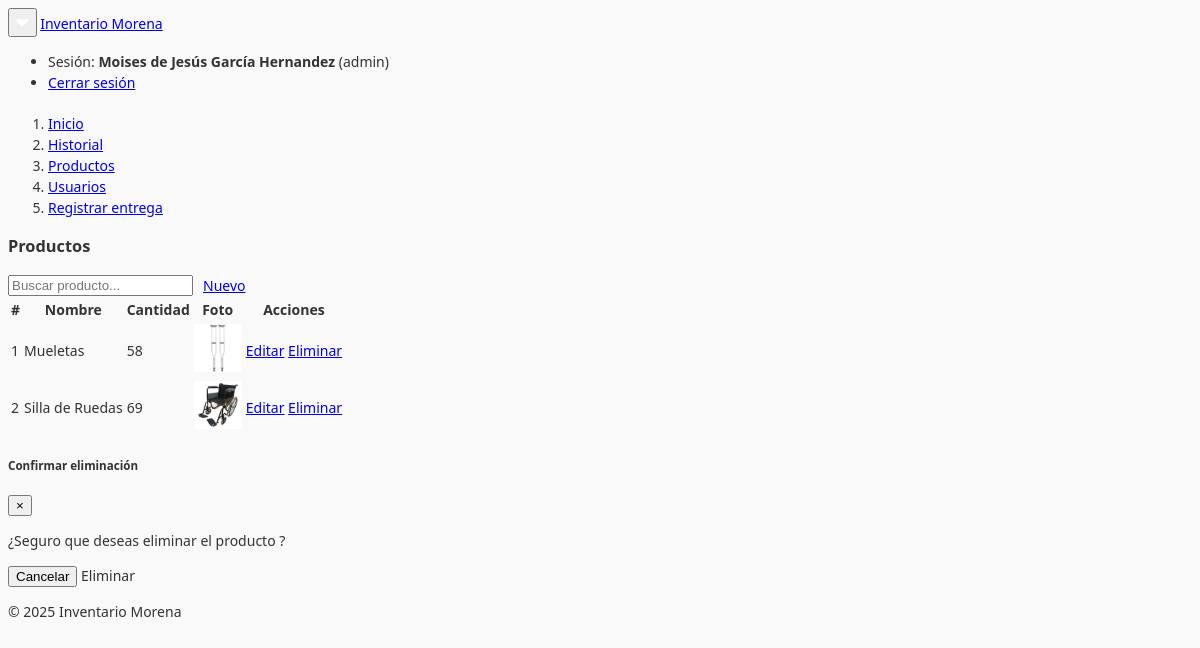
The page /productos.php (signed in) on the database as committed earlier.
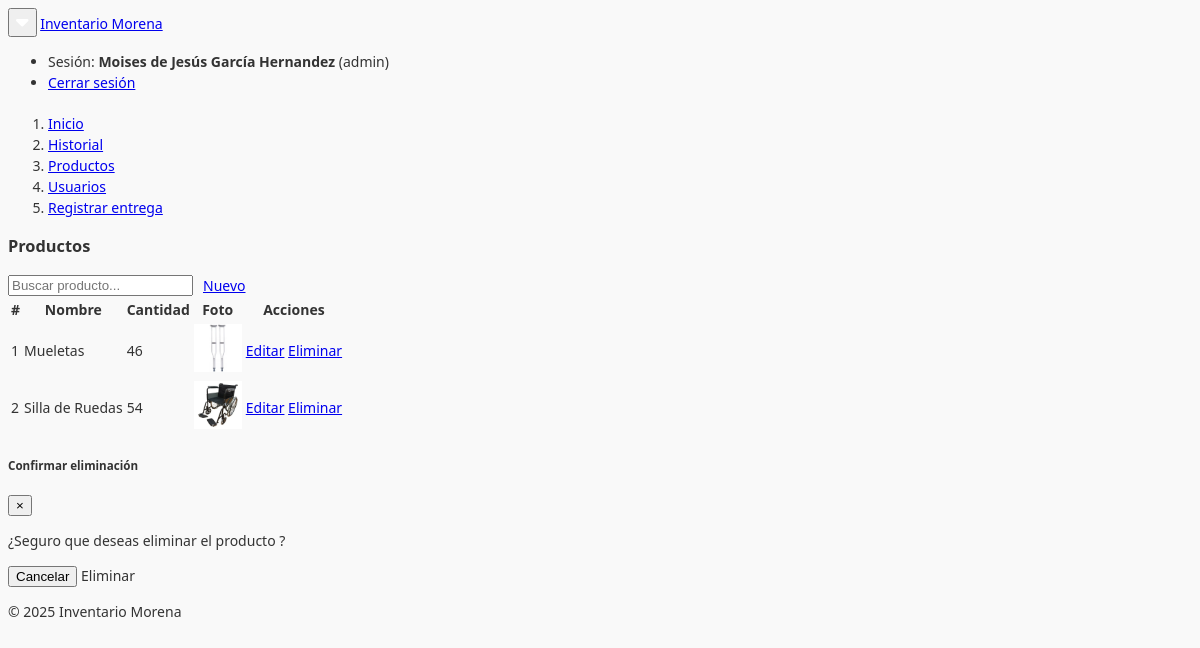
The same page on the database as committed later.
### tables this page shows
CREATE TABLE `productos` (
  `id` int(11) NOT NULL,
  `nombre` varchar(100) NOT NULL,
  `descripcion` text DEFAULT NULL,
  `cantidad` int(11) NOT NULL DEFAULT 0,
  `foto` varchar(255) DEFAULT NULL,
  `created_at` date NOT NULL DEFAULT current_timestamp()
);

### productos.php (the view, shortened to what this page needs)
<?php
require_once __DIR__ . '/conexion.php';
$action = $_GET['action'] ?? 'list';
$id = isset($_GET['id']) ? (int)$_GET['id'] : 0;
include __DIR__ . '/header.php';
if($action==='create' || ($action==='edit' && $id)){
  $row = ['nombre'=>'','descripcion'=>'','cantidad'=>0,'foto'=>null];
  if($action==='edit'){
    $stmt=$mysqli->prepare("SELECT * FROM productos WHERE id=?");
    $stmt->bind_param("i",$id);
    $stmt->execute();
    $res=$stmt->get_result();
    $row=$res->fetch_assoc();
    $stmt->close();
    if(!$row){
      $row = ['nombre'=>'','descripcion'=>'','cantidad'=>0,'foto'=>null];
    }
  }
  ?>
  <div class="panel panel-default">
    <div class="panel-heading">
      <h3 class="panel-title"><?= $action==='create'?'Nuevo producto':'Editar producto' ?></h3>
    </div>
    <div class="panel-body">
      <form method="POST" enctype="multipart/form-data">
        <div class="row">
          <div class="form-group col-xs-12 col-sm-6">
            <label>Nombre</label>
            <input name="nombre" class="form-control" value="<?= htmlspecialchars($row['nombre']) ?>" required>
          </div>
          <div class="form-group col-xs-12 col-sm-6">
            <label>Cantidad</label>
            <input type="number" name="cantidad" class="form-control" value="<?= (int)$row['cantidad'] ?>" required>
          </div>
          <div class="form-group col-xs-12">
            <label>Descripción</label>
            <textarea name="descripcion" class="form-control"><?= htmlspecialchars($row['descripcion']) ?></textarea>
          </div>
          <div class="form-group col-xs-12">
            <label>Foto</label>
            <input type="file" name="foto" class="form-control">
            <?php if(!empty($row['foto'])): ?>
              <p><img src="<?= htmlspecialchars($row['foto']) ?>" style="max-height:120px;max-width:100%;"></p>
            <?php endif; ?>
          </div>
        </div>
        <button class="btn btn-primary" type="submit">Guardar</button>
        <a class="btn btn-default" href="productos.php">Cancelar</a>
      </form>
    </div>
  </div>
  <?php
} else {
  $res = $mysqli->query("SELECT * FROM productos ORDER BY id DESC");
  $contador = 1;
  ?>
  <div class="panel panel-default">
    <div class="panel-heading">
      <div class="row" style="align-items:center;">
        <div class="col-xs-12 col-sm-6">
          <h3 class="panel-title">Productos</h3>
        </div>
        <div class="col-xs-12 col-sm-6" style="margin-top:10px;display:flex;gap:10px;">
          <input type="text" id="buscador" class="form-control" placeholder="Buscar producto...">
          <a class="btn btn-primary" href="productos.php?action=create">Nuevo</a>
        </div>
      </div>
    </div>
    <div class="panel-body">
      <div class="table-responsive">
        <table class="table table-striped table-bordered" id="tablaProductos">
          <thead>
            <tr>
              <th>#</th>
              <th>Nombre</th>
              <th>Cantidad</th>
              <th>Foto</th>
              <th>Acciones</th>
            </tr>
          </thead>
          <tbody>
          <?php while($p = $res->fetch_assoc()): ?>
            <tr>
              <td><?= $contador++ ?></td>
              <td><?= htmlspecialchars($p['nombre']) ?></td>
              <td><?= (int)$p['cantidad'] ?></td>
              <td>
                <?php if($p['foto']): ?>
                  <img src="<?= htmlspecialchars($p['foto']) ?>" style="height:48px;max-width:100px;">
                <?php endif; ?>
              </td>
              <td>
                <a class="btn btn-default btn-sm" href="productos.php?action=edit&id=<?= (int)$p['id'] ?>">Editar</a>
                <a href="#"
                   class="btn btn-danger btn-sm btn-delete"
                   data-id="<?= (int)$p['id'] ?>"
                   data-nombre="<?= htmlspecialchars($p['nombre']) ?>">
                   Eliminar
                </a>
              </td>
            </tr>
          <?php endwhile; ?>
          </tbody>
        </table>
      </div>
    </div>
  </div>
  <div class="modal fade" id="modalEliminar" tabindex="-1" role="dialog" aria-hidden="true">
    <div class="modal-dialog modal-sm" role="document">
      <div class="modal-content">
        <div class="modal-header bg-danger text-white">
          <h5 class="modal-title">Confirmar eliminación</h5>
          <button type="button" class="close" data-dismiss="modal" aria-label="Cerrar">
            <span aria-hidden="true">&times;</span>
          </button>
        </div>
        <div class="modal-body">
          <p>¿Seguro que deseas eliminar el producto <strong id="productoNombre"></strong>?</p>
        </div>
        <div class="modal-footer">
          <button type="button" class="btn btn-default" data-dismiss="modal">Cancelar</button>
          <a id="btnConfirmarEliminar" class="btn btn-danger">Eliminar</a>
        </div>
      </div>
    </div>
  </div>
  <?php
}
include __DIR__ . '/footer.php';
?>

Rows that differ between the two databases and show on the page:
changed productos "Mueletas": cantidad "58" → "46"
changed productos "Silla de Ruedas": cantidad "69" → "54"
